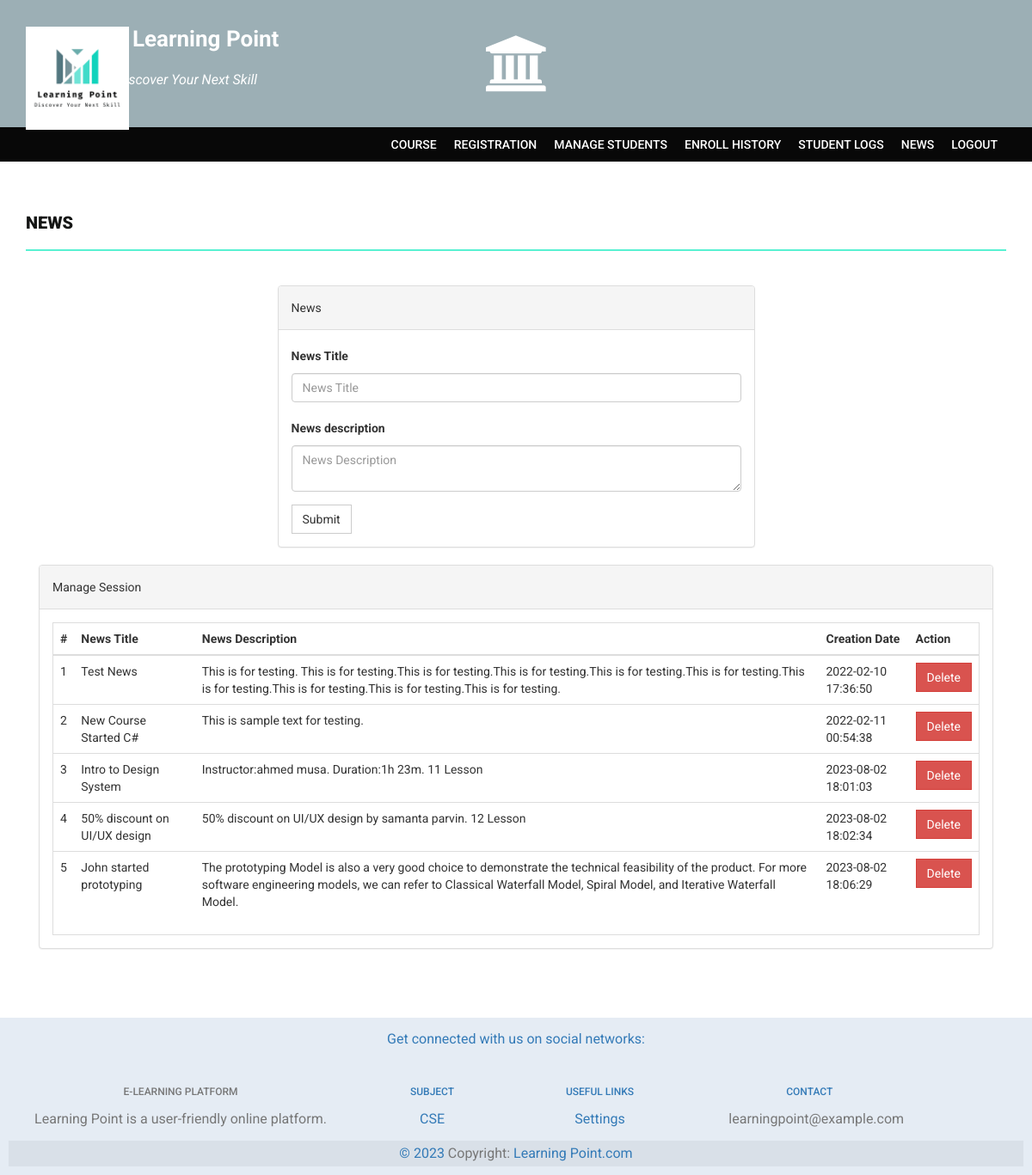
The app's page /admin/news.php (signed in) with its own data.
### tables this page shows
CREATE TABLE `news` (
  `id` int(11) NOT NULL,
  `newstitle` varchar(255) DEFAULT NULL,
  `newsDescription` mediumtext DEFAULT NULL,
  `postingDate` timestamp NULL DEFAULT current_timestamp()
);

### admin/news.php (the view, shortened to what this page needs)
<?php
if(strlen($_SESSION['alogin'])==0)
    {
header('location:index.php');
}else{
?>
<!DOCTYPE html>
<html xmlns="http://www.w3.org/1999/xhtml">
<head>
    <link href="assets/css/bootstrap.css" rel="stylesheet" />
    <link href="assets/css/font-awesome.css" rel="stylesheet" />
    <link href="assets/css/style.css" rel="stylesheet" />
</head>
<body>
<?php include('includes/header.php');?>
<?php if($_SESSION['alogin']!="")
{
 include('includes/menubar.php');
}
 ?>
    <div class="content-wrapper">
        <div class="container">
              <div class="row">
                    <div class="col-md-12">
                        <h1 class="page-head-line">News  </h1>
                    </div>
                </div>
                <div class="row" >
                  <div class="col-md-3"></div>
                    <div class="col-md-6">
                        <div class="panel panel-default">
                        <div class="panel-heading">
                           News
                        </div>
                        <div class="panel-body">
                       <form name="dept" method="post">
   <div class="form-group">
    <label for="department">News Title </label>
    <input type="text" class="form-control" id="newstitle" name="newstitle" placeholder="News Title" required />
  </div>
     <div class="form-group">
    <label for="department">News description </label>
    <textarea class="form-control" id="description" name="description" placeholder="News Description" required></textarea>
  </div>
 <button type="submit" name="submit" class="btn btn-default">Submit</button>
</form>
                            </div>
                            </div>
                    </div>
                </div>
                <div class="col-md-12">
                    <div class="panel panel-default">
                        <div class="panel-heading">
                            Manage Session
                        </div>
                        <div class="panel-body">
                            <div class="table-responsive table-bordered">
                                <table class="table">
                                    <thead>
                                        <tr>
                                            <th>#</th>
                                            <th>News Title</th>
                                            <th>News Description</th>
                                            <th>Creation Date</th>
                                            <th>Action</th>
                                        </tr>
                                    </thead>
                                    <tbody>
<?php
$sql=mysqli_query($con,"select * from news");
$cnt=1;
while($row=mysqli_fetch_array($sql))
{
?>
                                        <tr>
                                            <td><?php echo $cnt;?></td>
                                            <td><?php echo htmlentities($row['newstitle']);?></td>
                                            <td><?php echo htmlentities($row['newsDescription']);?></td>
                                            <td><?php echo htmlentities($row['postingDate']);?></td>
                                            <td>
  <a href="news.php?id=<?php echo $row['id']?>&del=delete" onClick="return confirm('Are you sure you want to delete?')">
                                            <button class="btn btn-danger">Delete</button>
</a>
                                            </td>
                                        </tr>
<?php
$cnt++;
} ?>
                                    </tbody>
                                </table>
                            </div>
                        </div>
                    </div>
                </div>
            </div>
        </div>
  <?php include('../includes/footer.php');?>
</body>
</html>
<?php } ?>

### admin/assets/css/style.css (style rules this page uses)
body { font-family: 'Roboto', sans-serif; line-height: 30px; }
.content-wrapper { margin-top: 40px; min-height: 600px; padding-bottom: 60px; }
.page-head-line { font-weight: 900; padding-bottom: 20px; border-bottom: 2px solid #58f1d2; text-transform: uppercase; color: #151615; font-size: 20px; margin-bottom: 40px; }
.btn { border-radius: 0px; -webkit-border-radius: 0px; -moz-border-radius: 0px; }

### records on screen
news: newstitle "Test News", newsDescription "This is for testing. This is for testing.This is for testing.This is for testing.This is for testing.This is for testing.This is for testing.This is for testing.This is for testing.This is for testing.", postingDate "2022-02-10 17:36:50"
news: newstitle "New Course Started C#", newsDescription "This is sample text for testing.", postingDate "2022-02-11 00:54:38"
news: newstitle "Intro to Design System", newsDescription "Instructor:ahmed musa. Duration:1h 23m. 11 Lesson", postingDate "2023-08-02 18:01:03"
news: newstitle "50% discount on UI/UX design", newsDescription "50% discount on UI/UX design by samanta parvin. 12 Lesson", postingDate "2023-08-02 18:02:34"
news: newstitle "John started prototyping", newsDescription "The prototyping Model is also a very good choice to demonstrate the technical feasibility of the product. For more software engineering models, we can refer to Classical Waterfall Model, Spiral Model, and Iterative Waterfall Model.", postingDate "2023-08-02 18:06:29"
